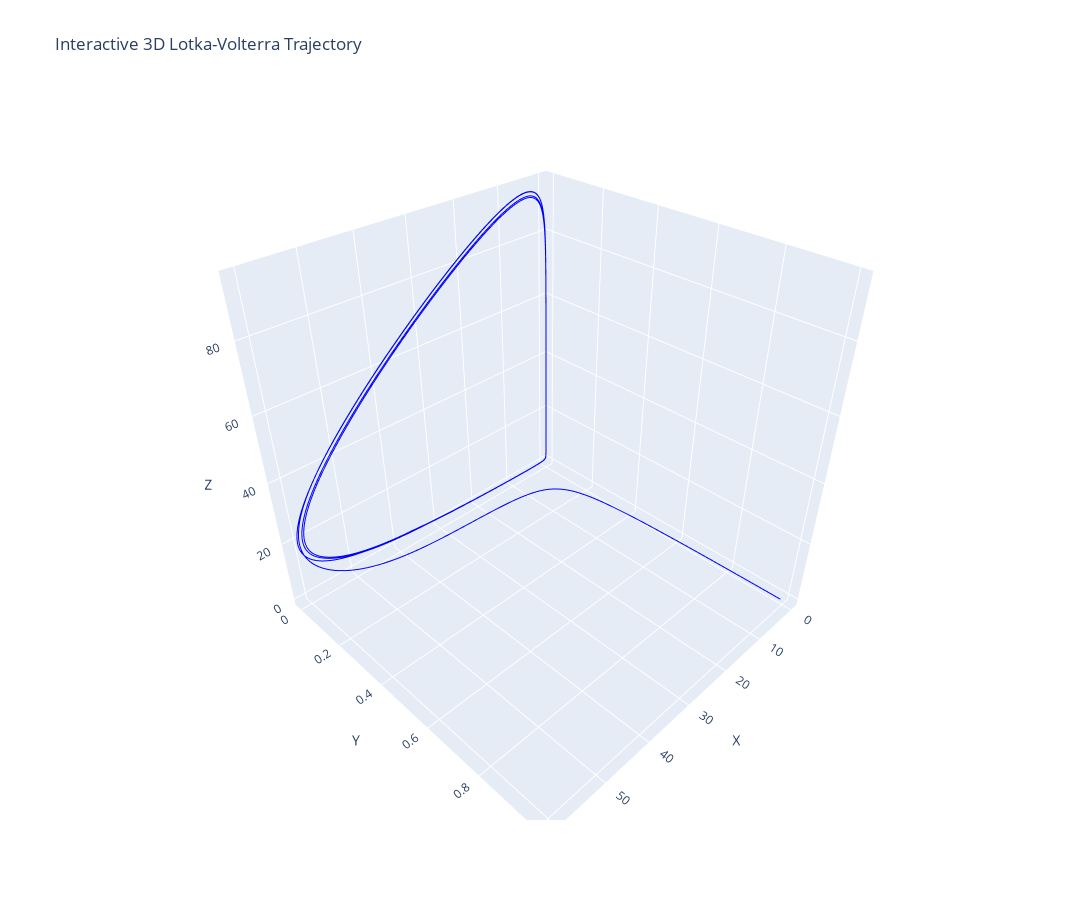

Notebook code cell kept with this figure:
### Markdown cell above
# 4. Wykres trajektorii

### Code cell
# Create interactive 3D plot
fig = go.Figure(data=[go.Scatter3d(
    x=x, y=y, z=z,
    mode='lines',
    line=dict(color='blue', width=2)
)])

fig.update_layout(
    title="Interactive 3D Lotka-Volterra Trajectory",
    width=1200,   # Width in pixels
    height=900,  # Height in pixels
    scene=dict(
        xaxis_title="X",
        yaxis_title="Y",
        zaxis_title="Z"
    )
)

fig.show()

### Figure 1 — Plotly figure (JSON) as saved in the notebook; plotly's stock layout.template omitted (floating-point values rounded to 4 significant figures; data arrays with more than 128 entries replaced by an {"elided": "..."} marker saying what was removed)
{"data": [{"line": {"color": "blue", "width": 2}, "mode": "lines", "type": "scatter3d", "x": {"elided": "10000 float values"}, "y": {"elided": "10000 float values"}, "z": {"elided": "10000 float values"}}], "layout": {"height": 900, "scene": {"xaxis": {"title": {"text": "X"}}, "yaxis": {"title": {"text": "Y"}}, "zaxis": {"title": {"text": "Z"}}}, "title": {"text": "Interactive 3D Lotka-Volterra Trajectory"}, "width": 1200}}
